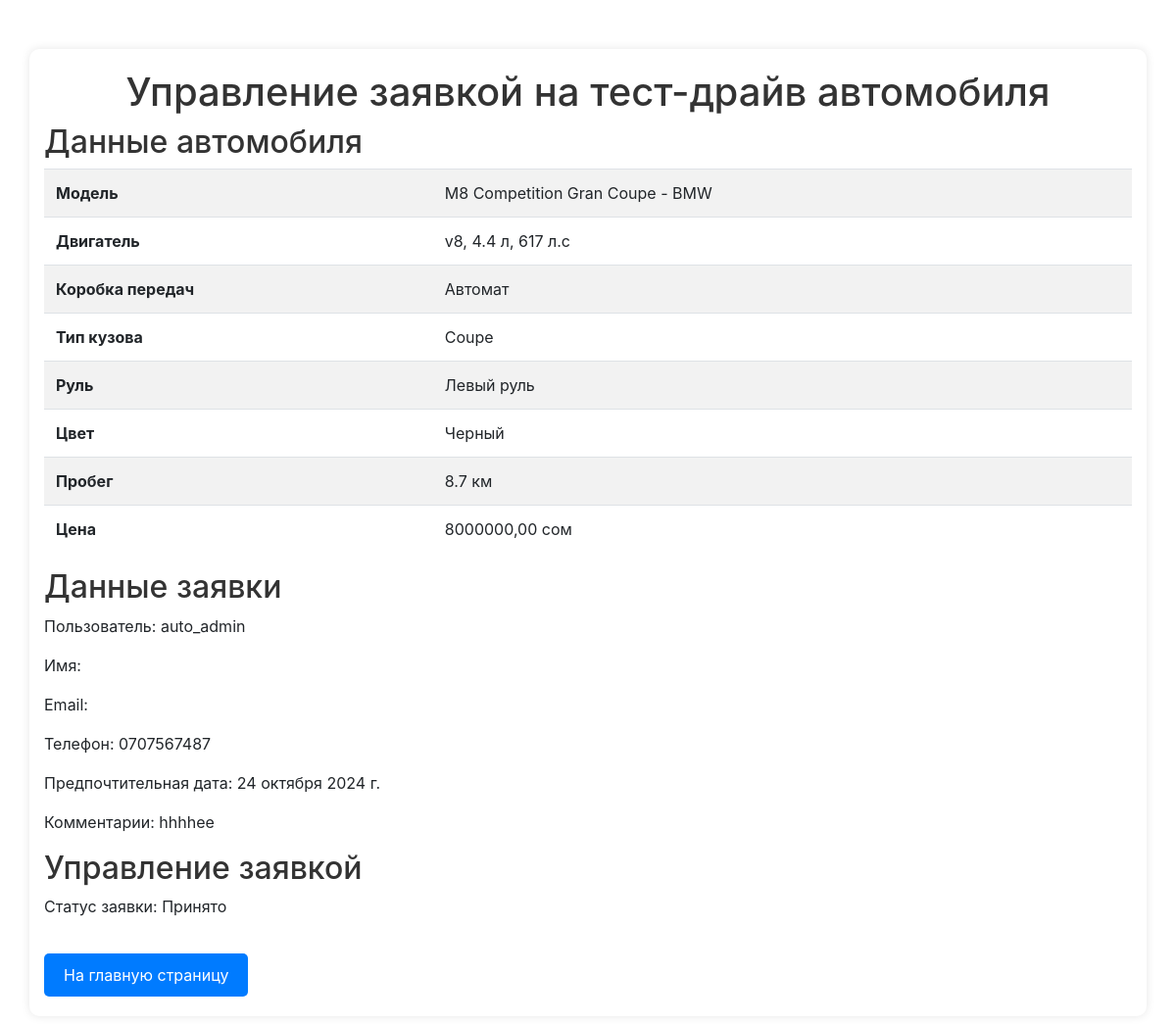
Page /test_status/1/ (signed in) on the committed database.
### auto/models.py (models this page shows, shortened)
class Car(models.Model):
    name = models.CharField(max_length=50, verbose_name='Модель')
    brand = models.CharField(max_length=40, verbose_name='Брэнд')
    engine = models.ForeignKey(Engine, on_delete=models.CASCADE, verbose_name='Двигатель')
    transmission = models.ForeignKey(Transmission, on_delete=models.CASCADE, verbose_name='Коробка передач')
    body_type = models.ForeignKey(BodyType, on_delete=models.CASCADE, verbose_name='Тип кузова')
    color = models.CharField(max_length=20, verbose_name='Цвет')
    mileage = models.CharField(max_length=40, verbose_name='Пробег')
    rudder = models.ForeignKey(Rudder, on_delete=models.CASCADE, verbose_name='Руль')
    price = models.DecimalField(max_digits=19, decimal_places=2, verbose_name='Цена')
    description = models.TextField(default='No description', verbose_name='Описание')
    photo = models.ImageField(upload_to='cars/', null=False, blank=False, verbose_name='Фото')
    class Meta:
        verbose_name_plural = 'Автомобиль'
        ordering = ['name']

class Engine(models.Model):
    name = models.CharField(max_length=30, verbose_name='Название')
    volume = models.CharField(max_length=20, verbose_name='Объем')
    power = models.CharField(max_length=20, verbose_name='Мощность')
    class Meta:
        verbose_name_plural = 'Двигатель'
        ordering = ['name']

class Transmission(models.Model):
    type = models.CharField(max_length=40)
    class Meta:
        verbose_name_plural = 'Коробка передач'
        ordering = ['type']

class BodyType(models.Model):
    type = models.CharField(max_length=30)
    class Meta:
        verbose_name_plural = 'Тип Кузова'
        ordering = ['type']

class Rudder(models.Model):
    type = models.CharField(max_length=20)
    class Meta:
        verbose_name_plural = 'Руль'
        ordering = ['type']

class TestDrive(models.Model):
    STATUS_CHOICES = [
        ('pending', 'Ожидание'),
        ('approved', 'Принято'),
        ('rejected', 'Отклонено'),
    ]
    car = models.ForeignKey('Car', on_delete=models.CASCADE, verbose_name='Модель')
    user = models.ForeignKey(User, on_delete=models.DO_NOTHING, verbose_name='Пользователь')
    phone = models.CharField(max_length=20, verbose_name='Номер Телефона')
    preferred_date = models.DateField(verbose_name='Дата')
    comments = models.TextField(blank=True, null=True, verbose_name='Комментарии')
    status = models.CharField(max_length=10, choices=STATUS_CHOICES, default='pending', verbose_name='Статус')
    created_at = models.DateTimeField(default=timezone.now, verbose_name='Создано в:')
    class Meta:
        verbose_name_plural = 'Тест Драйвы'

### auto/views.py (the view, shortened to what this page needs)
# urls.py: path('test_status/<int:pk>/', views.CarsTestDriveStatus.as_view(), name='test_status'),
class CarsTestDriveStatus(LoginRequiredMixin, View):
    template_name = 'test_status.html'
    def get(self, request, pk):
        car = get_object_or_404(models.Car, id=pk)
        user = request.user
        test_drive = models.TestDrive.objects.filter(car=car, user=user).first()
        if not test_drive:
            messages.error(request, "У вас нет заявки на тест-драйв.")
            return redirect('car_detail', pk=pk)
        return render(request, self.template_name, {'car': car, 'test_drive': test_drive, 'user': user})

### auto/templates/test_status.html (shortened to what this page needs)
{% extends 'base.html' %}
{% block content %}
<div class="container">
    <h1>Управление заявкой на тест-драйв автомобиля</h1>
    <h2>Данные автомобиля</h2>
    <table class="table table-striped">
        <tr>
            <th>Модель</th>
            <td>{{ car.name }} - {{ car.brand }}</td>
        </tr>
        <tr>
            <th>Двигатель</th>
            <td>{{ car.engine.name }}, {{ car.engine.volume }} л, {{ car.engine.power }} л.с</td>
        </tr>
        <tr>
            <th>Коробка передач</th>
            <td>{{ car.transmission.type }}</td>
        </tr>
        <tr>
            <th>Тип кузова</th>
            <td>{{ car.body_type.type }}</td>
        </tr>
        <tr>
            <th>Руль</th>
            <td>{{ car.rudder.type }}</td>
        </tr>
        <tr>
            <th>Цвет</th>
            <td>{{ car.color }}</td>
        </tr>
        <tr>
            <th>Пробег</th>
            <td>{{ car.mileage }} км</td>
        </tr>
        <tr>
            <th>Цена</th>
            <td>{{ car.price }} сом</td>
        </tr>
    </table>
    <h2>Данные заявки</h2>
    <p>Пользователь: {{ user.username }}</p>
    <p>Имя: {{ user.first_name }}</p>
    <p>Email: {{ user.email }}</p>
    <p>Телефон: {{ test_drive.phone }}</p>
    <p>Предпочтительная дата: {{ test_drive.preferred_date }}</p>
    <p>Комментарии: {{ test_drive.comments }}</p>
    <h2>Управление заявкой</h2>
    <p>Статус заявки: {{ test_drive.get_status_display }}</p>
    <a href="{% url 'cars' %}" class="btn-test-drive">На главную страницу</a>
</div>
{% endblock %}

### auto/static/auto/css/auto.css (style rules this page uses)
body { font-family: Arial, sans-serif; margin: 0; padding: 0; background-color: #f4f4f4; }
h2 { margin-bottom: 20px; color: #333; }

### auto/static/auto/css/test.css (style rules this page uses)
body { font-family: Arial, sans-serif; background-color: #f4f4f4; margin: 0; padding: 20px; }
.container { max-width: 800px; margin: 0 auto; background-color: #fff; padding: 20px; box-shadow: 0 0 10px rgba(0, 0, 0, 0.1); border-radius: 5px; }
h1 { text-align: center; color: #333; }

### auto/static/auto/css/detail.css (style rules this page uses)
.btn-test-drive { background-color: #007BFF; color: white; padding: 10px 20px; text-decoration: none; border-radius: 5px; display: inline-block; margin-top: 20px; }

### auto/static/auto/css/create.css (style rules this page uses)
body { font-family: Arial, sans-serif; background-color: #f4f4f4; margin: 0; padding: 0; }
.container { max-width: 800px; margin: 50px auto; background-color: #fff; padding: 20px; border-radius: 10px; box-shadow: 0 0 10px rgba(0, 0, 0, 0.1); }
h1 { text-align: center; }

### rows in the picture
Car: name "M8 Competition Gran Coupe", brand "BMW", engine.name "v8", engine.volume "4.4", engine.power "617", transmission.type "Автомат", body_type.type "Coupe", rudder.type "Левый руль", color "Черный", mileage "8.7", price "8000000,00"
TestDrive: phone "0707567487", preferred_date "24 октября 2024 г.", comments "hhhhee", status "Принято"

### other values in the picture
{{ user.username }} "auto_admin"
